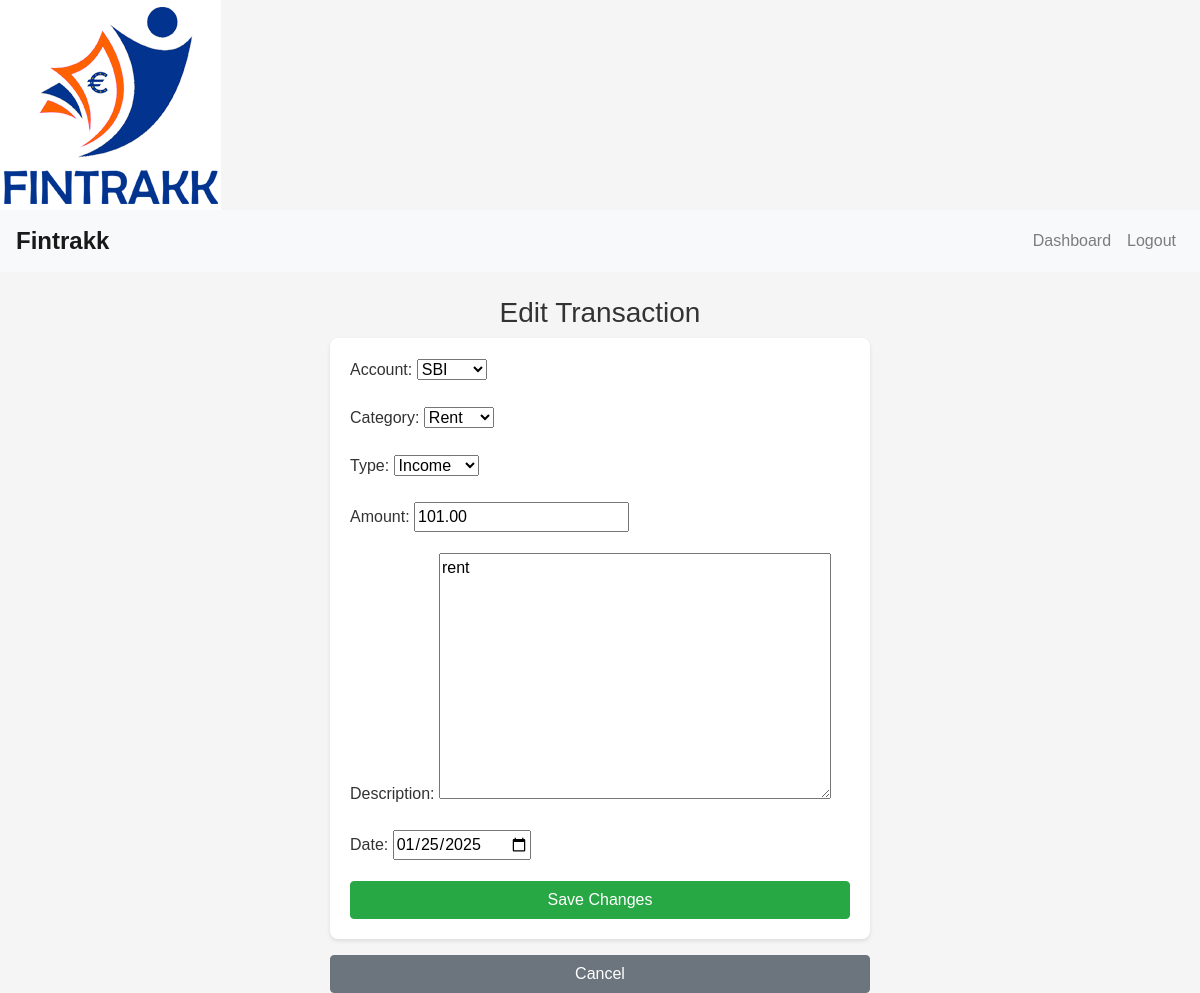
/edit_transaction/17/ (signed in), run on the app's committed database.
### finance/models.py (models this page shows, shortened)
class Transaction(models.Model):
    TRANSACTION_TYPES = (('Income', 'Income'), ('Expense', 'Expense'))
    user = models.ForeignKey(User, on_delete=models.CASCADE)
    account = models.ForeignKey('Account', on_delete=models.CASCADE)
    category = models.ForeignKey('Category', on_delete=models.CASCADE)
    type = models.CharField(choices=TRANSACTION_TYPES, max_length=10)
    amount = models.DecimalField(max_digits=10, decimal_places=2)
    description = models.TextField(blank=True, null=True)
    date = models.DateField()  # Removed auto_now_add=True

### finance/views.py (the view)
# urls.py: path('edit_transaction/<int:transaction_id>/', views.edit_transaction, name='edit_transaction'),
@login_required
def edit_transaction(request, transaction_id):
    transaction = get_object_or_404(Transaction, id=transaction_id, user=request.user)
    account = transaction.account  # Fetch the related account
    original_amount = transaction.amount
    original_type = transaction.type
    if request.method == 'POST':
        form = TransactionForm(request.POST, instance=transaction)
        if form.is_valid():
            if original_type == 'Income':
                account.balance -= original_amount
            elif original_type == 'Expense':
                account.balance += original_amount
            updated_transaction = form.save()
            if updated_transaction.type == 'Income':
                account.balance += updated_transaction.amount
            elif updated_transaction.type == 'Expense':
                account.balance -= updated_transaction.amount
            account.save()
            return redirect('dashboard')
    else:
        form = TransactionForm(instance=transaction)
    return render(request, 'finance/edit_transaction.html', {'form': form, 'transaction': transaction})

### finance/forms.py
class TransactionForm(forms.ModelForm):
    class Meta:
        model = Transaction
        fields = ['account', 'category', 'type', 'amount', 'description', 'date']  # Include the date field
        widgets = {
            'date': forms.DateInput(attrs={'type': 'date'}),  # HTML5 date picker
        }

### finance/models.py (called while the page is built)
    def __str__(self):
        return self.name

    def __str__(self):
        return self.name

### templates/finance/edit_transaction.html (shortened to what this page needs)
{% extends 'base.html' %}
{% load static %}
{% block content %}
<div class="row justify-content-center">
    <div class="col-md-6">
        <h3 class="text-center">Edit Transaction</h3>
        <form method="POST">
            {{ form.as_p }}
            <button type="submit" class="btn btn-success btn-block">Save Changes</button>
        </form>
        <a href="{% url 'dashboard' %}" class="btn btn-secondary btn-block mt-2">Cancel</a>
    </div>
</div>
{% endblock %}

### finance/static/css/style.css (style rules this page uses)
body { font-family: 'Arial', sans-serif; background-color: #f5f5f5; color: #333; margin: 0; padding: 0; }
form { background-color: white; padding: 20px; border-radius: 8px; box-shadow: 0 2px 4px rgba(0, 0, 0, 0.1); }

### data on the page
Transaction: account "SBI", category "Rent", type "Income", amount "101.00", description "rent", date "01/25/2025"
